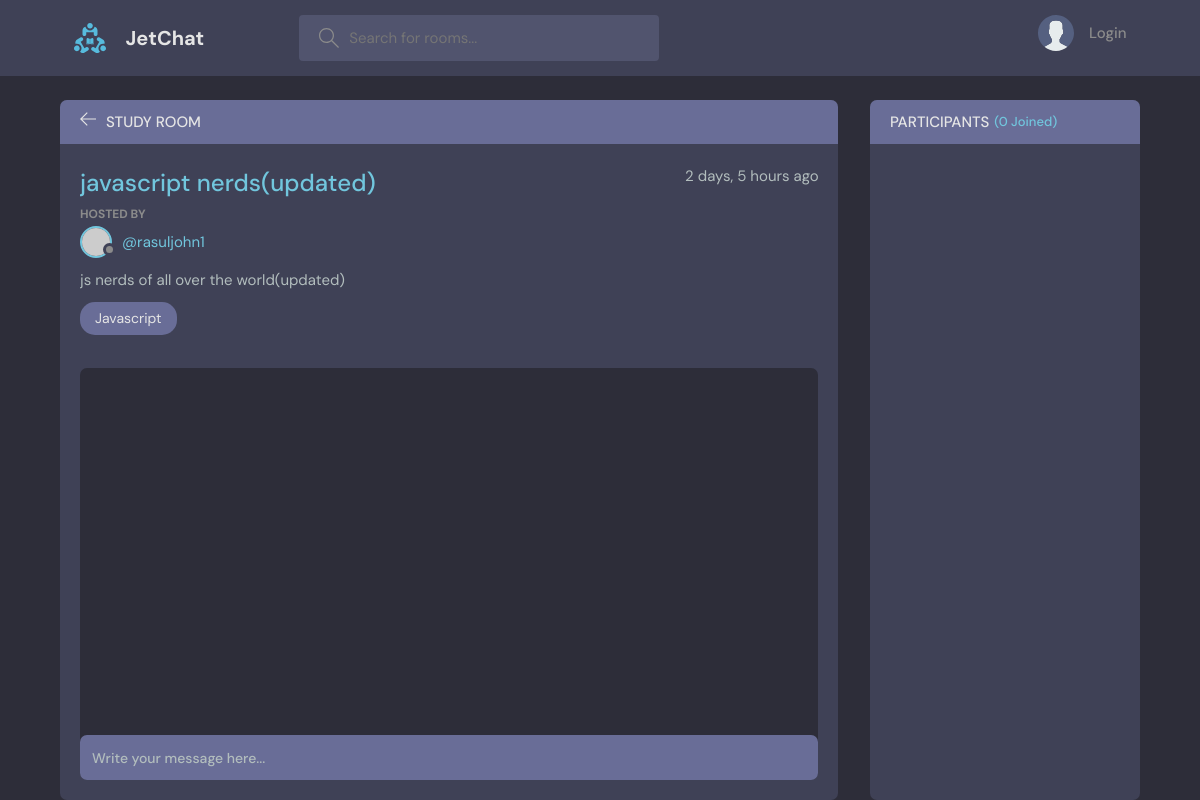
Page /room/4/ on the earlier database version.
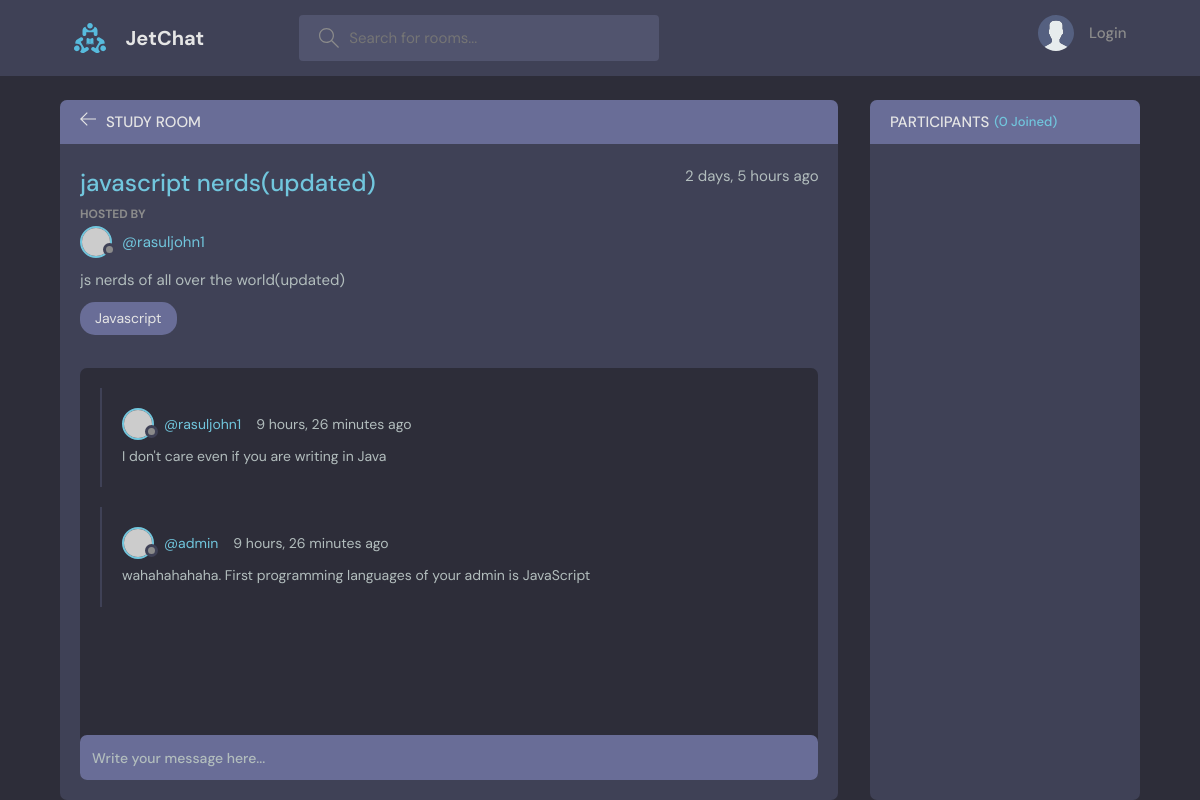
Same page on the later database version.
### base/models.py (models this page shows, shortened)
class Message(models.Model):
    user = models.ForeignKey(User, on_delete=models.CASCADE)
    room = models.ForeignKey(Room, on_delete=models.CASCADE)
    body = models.TextField()
    updated = models.DateTimeField(auto_now=True)
    created = models.DateTimeField(auto_now_add=True)
    class Meta:
        ordering = ['-updated', '-created']

### base/views.py (the view, shortened to what this page needs)
# urls.py: path('room/<str:pk>/', views.room, name='room'),
def room(request, pk):
    room = Room.objects.get(id=pk)
    room_messages = room.message_set.all()
    participants = room.participants.all()
    context = {'room': room, 'room_messages': room_messages,
               'participants': participants}
    return render(request, 'base/room.html', context)

### base/models.py (called while the page is built)
    def __str__(self):
        return self.name

### base/templates/base/room.html (shortened to what this page needs)
    {% extends 'main.html' %}
    {% block content %}
    <main class="profile-page layout layout--2">
      <div class="container">
        <div class="room">
          <div class="room__top">
            <div class="room__topLeft">
              <a href="{% url 'home' %}">
                <svg version="1.1" xmlns="http://www.w3.org/2000/svg" width="32" height="32" viewBox="0 0 32 32">
                  <title>arrow-left</title>
                  <path
                    d="M13.723 2.286l-13.723 13.714 13.719 13.714 1.616-1.611-10.96-10.96h27.625v-2.286h-27.625l10.965-10.965-1.616-1.607z"
                  ></path>
                </svg>
              </a>
              <h3>Study Room</h3>
            </div>
          </div>
          <div class="room__box scroll">
            <div class="room__header scroll">
              <div class="room__info">
                <h3>{{ room.name }}</h3>
                <span>{{ room.created|timesince }} ago</span>
              </div>
              <div class="room__hosted">
                <p>Hosted By</p>
                <a href="{% url 'user-profile' room.host.id %}" class="room__author">
                  <div class="avatar avatar--small">
                    <img src="https://randomuser.me/api/portraits/men/37.jpg" />
                  </div>
                  <span>@{{ room.host }}</span>
                </a>
              </div>
              <div class="room__details">
                {{ room.description }}
              </div>
              <span class="room__topics">{{ room.topic }}</span>
            </div>
            <div class="room__conversation">
              <div class="threads scroll">
                {% for message in room_messages %}
                <div class="thread">
                  <div class="thread__top">
                    <div class="thread__author">
                      <a href="{% url 'user-profile' message.user.id %}" class="thread__authorInfo">
                        <div class="avatar avatar--small">
                          <img src="https://randomuser.me/api/portraits/men/37.jpg" />
                        </div>
                        <span>@{{ message.user }}</span>
                      </a>
                      <span class="thread__date">{{ message.created|timesince }} ago</span>
                    </div>
                  </div>
                  <div class="thread__details">
                    {{ message.body }}
                  </div>
                </div>
                {% endfor %}
              </div>
            </div>
          </div>
          <div class="room__message">
            <form action="" method="POST">
              <input name="body" placeholder="Write your message here..." />
            </form>
          </div>
        </div>
        <div class="participants">
          <h3 class="participants__top">Participants <span>({{ participants.count }} Joined)</span></h3>
          <div class="participants__list scroll">
          </div>
        </div>
      </div>
    </main>
{% endblock content %}

Differences in the rows shown:
added Message: user "rasuljohn1", created "9 hours, 26 minutes", body "I don't care even if you are writing in Java"
added Message: user "admin", created "9 hours, 26 minutes", body "wahahahahaha. First programming languages of your admin is JavaScript"
